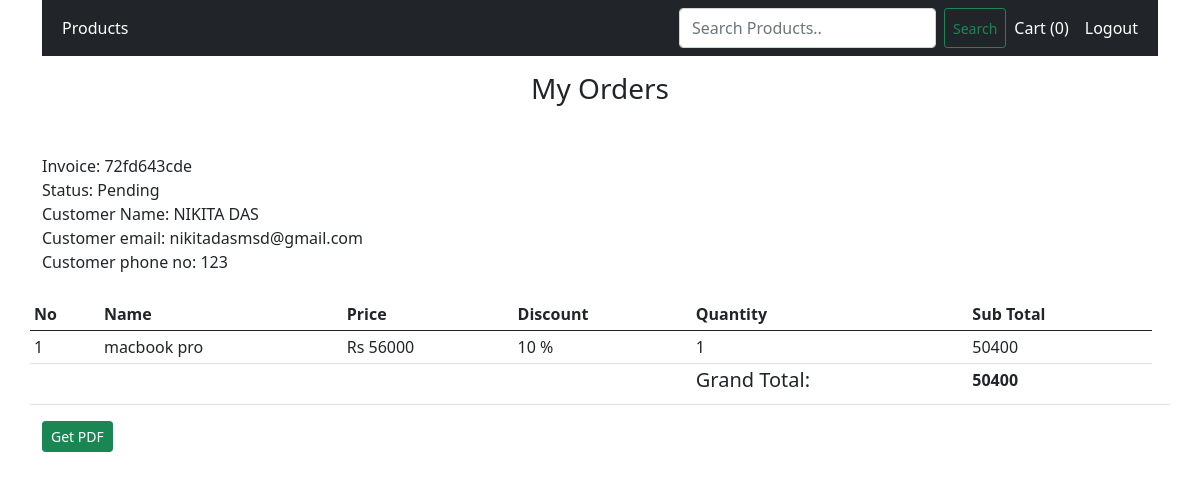
Page /orders/cd53b6de74 (signed in) on the earlier database version.
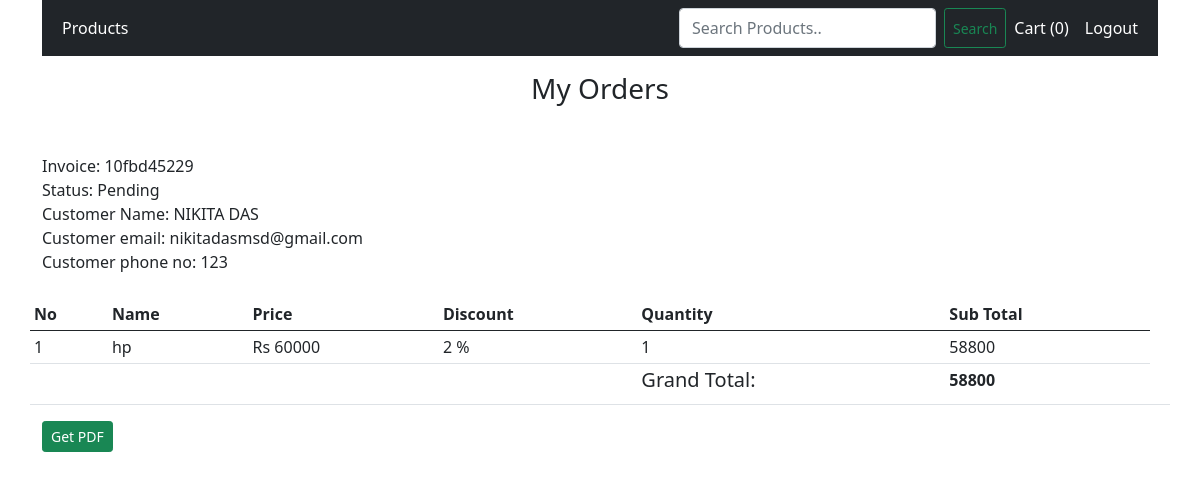
Same page on the later database version.
### shop/customers/models.py (models this page shows, shortened)
class Order(db.Model):
    id = db.Column(db.Integer, primary_key = True)
    invoice = db.Column(db.String(15), unique = True, nullable=False)
    status = db.Column(db.String(50), nullable = False, default = 'Pending')
    customer_id = db.Column(db.Integer, db.ForeignKey('customer.id'), nullable=False)
    order_date = db.Column(db.DateTime, nullable = False, default = datetime.utcnow)
    orders = db.Column(jsonEncodedDict)

### shop/customers/routes.py (the view)
@app.route('/orders/<invoice>')
@login_required
def order_detail(invoice):
    if current_user.is_authenticated:
        subtotal =0
        grandtotal =0
        customer_id = current_user.id
        get_the_customer = Customer.query.filter_by(id = customer_id).first()
        get_the_order = Order.query.filter_by(customer_id = customer_id).order_by(Order.id.desc()).first()
        for key, product in get_the_order.orders.items():
            discount = (product['discount']/100) * int(product['price'])
            subtotal = subtotal + int(product['quantity']) * int(product['price'])
            subtotal = subtotal - discount
            grandtotal = int(subtotal)
    else:
        return redirect(url_for('customer_login'))
    return render_template('customer/order.html',invoice = invoice, grandtotal = grandtotal, subtotal = subtotal,  get_the_order= get_the_order, get_the_customer = get_the_customer)

### shop/customers/models.py (called while the page is built)
@login_manager.user_loader
def user_loader(user_id):
    return Customer.query.get(int(user_id))

    def process_result_value(self, value, dialect):
        if value is None:
            return {}
        else:
            return json.loads(value)

### shop/templates/customer/order.html (shortened to what this page needs)
{% extends 'base.html' %}
{% block content %}
{% include 'navbar.html' %}
<h3 class="text-center mt-3"> My Orders</h3>
<div class="container mt-5">
    Invoice: {{ get_the_order.invoice }}
    <br>
    Status: {{ get_the_order.status}}   <br>
    Customer Name: {{ get_the_customer.name}}   <br>
    Customer email: {{ get_the_customer.email }}   <br>
    Customer phone no: {{ get_the_customer.contact }}<br><br>
    <div class="row">
        <table class="table table-sm  ">
<thead>
<th>No</th>
<th>Name</th>
<th>Price</th>
<th>Discount</th>
<th>Quantity</th>
<th>Sub Total</th>
</thead>
<tbody>
    {% for key, product in get_the_order.orders.items():  %}
    {% set val = ((product.discount/100) * product.price|float) %}
    <tr>
    <td>{{ loop.index }}</td>
    <td>{{product.name}}</td>
    <td>Rs {{product.price}}</td>
    {% if product.discount > 0 %}
    <td>{{product.discount}} %</td>
    {% else %}
    <td></td>
    {% endif %}
        <td>{{product.quantity}}</td>
    {% set subtotal = product.quantity|int * product.price|int %}
    <td>{{((subtotal|int) - val|int )}}</td>
</tr>
{% endfor %}
<tr>
    <td></td>
    <td></td>
    <td></td>
    <td></td>
    <td><h5 >Grand Total: </h5></td>
    <td> <b>{{ grandtotal }}</b></td>
    <td></td>
</tr>
</tbody>
        </table>
        <td>
        <form action="{{ url_for('get_pdf', invoice = get_the_order.invoice)}}" method="POST">
     <button type="submit" class="btn btn-sm btn-success float-right">Get PDF</button>
</form>
</td>
    </div>
</div>
{% endblock %}

Differences in the rows shown:
no longer on this page (row unchanged): Order: invoice "72fd643cde", status "Pending"
added Order: invoice "10fbd45229", status "Pending"
Other differences:
{{ grandtotal }}: "50400" → "58800"
new list line: "1 hp Rs 60000 2 % 1 58800"
list line gone: "1 macbook pro Rs 56000 10 % 1 50400"
